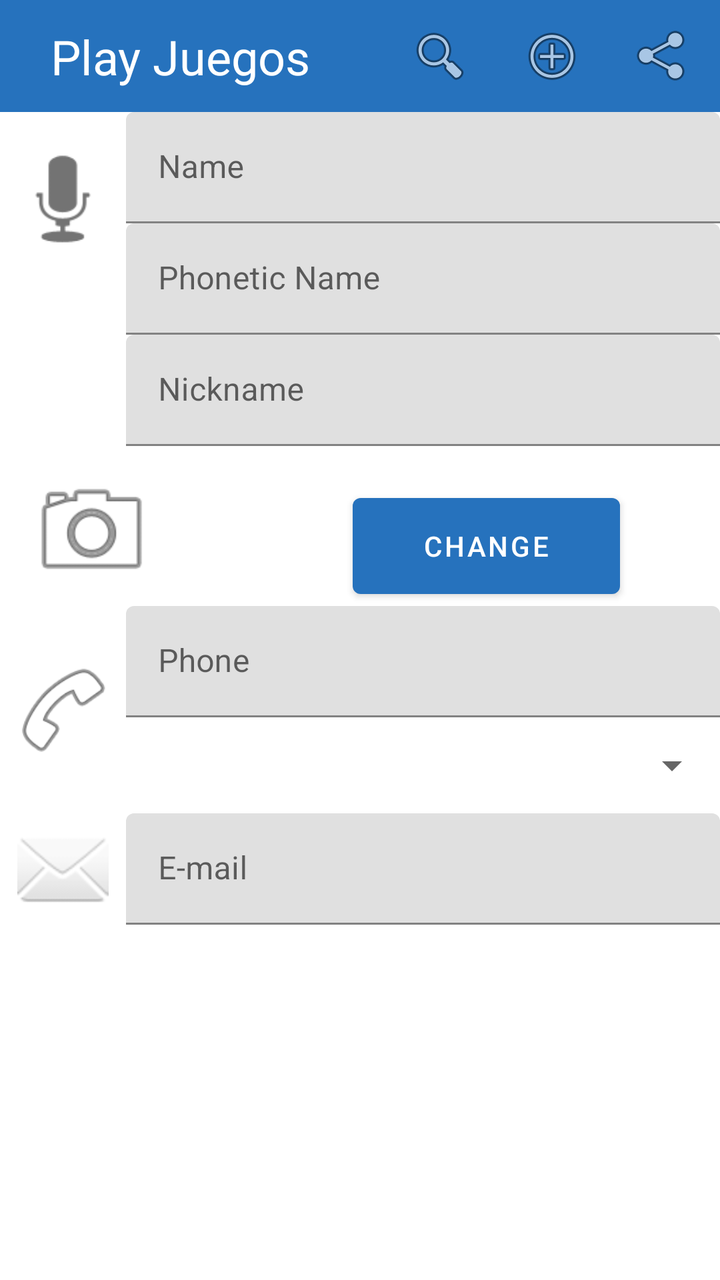
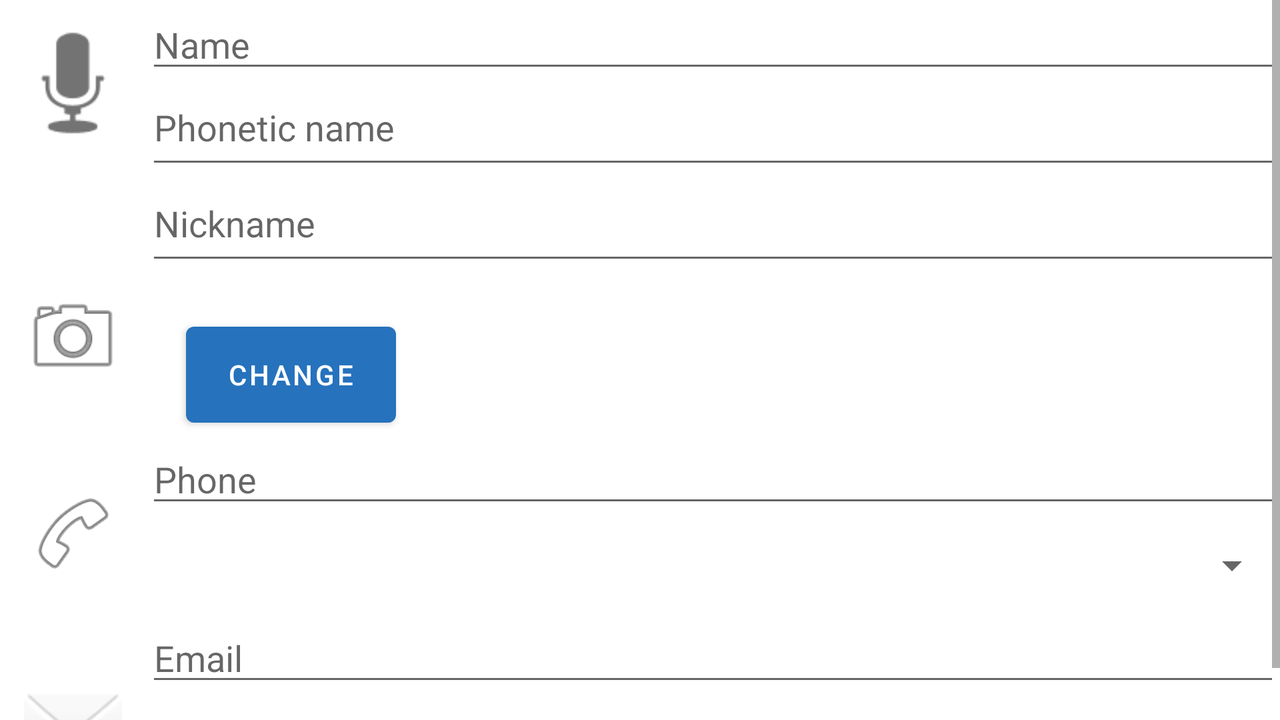

One screen, two layout resources from the same app: the default and the repository's alternative for another configuration. Each is rendered where Android would select it; the XML of both is given below.
<!-- AndroidManifest.xml: application theme Theme.PlayJuegos -->
<!-- res/layout/activity_new_player.xml -->
<?xml version="1.0" encoding="utf-8"?>
<androidx.constraintlayout.widget.ConstraintLayout xmlns:android="http://schemas.android.com/apk/res/android"
    xmlns:app="http://schemas.android.com/apk/res-auto"
    xmlns:tools="http://schemas.android.com/tools"
    android:layout_width="match_parent"
    android:layout_height="match_parent"
    android:background="#FFFFFF"
    tools:context=".NewPlayer">

    <androidx.appcompat.widget.Toolbar
        android:id="@+id/toolbar"
        android:layout_width="match_parent"
        android:layout_height="wrap_content"
        android:background="?attr/colorPrimary"
        app:layout_constraintStart_toStartOf="parent"
        app:layout_constraintTop_toTopOf="parent"
        app:titleTextColor="@color/black"
        />

    <TextView
        android:id="@+id/textView2"
        android:layout_width="wrap_content"
        android:layout_height="wrap_content"
        android:text="Play Juegos"
        android:textColor="#FFFFFF"
        android:textSize="24sp"
        app:layout_constraintBottom_toBottomOf="@+id/toolbar"
        app:layout_constraintEnd_toEndOf="parent"
        app:layout_constraintHorizontal_bias="0.11"
        app:layout_constraintStart_toStartOf="parent"
        app:layout_constraintTop_toTopOf="@+id/toolbar" />

    <TableLayout
        android:id="@+id/tableLayout"
        android:layout_width="0dp"
        android:layout_height="wrap_content"
        app:layout_constraintEnd_toEndOf="parent"
        app:layout_constraintStart_toStartOf="parent"
        app:layout_constraintTop_toBottomOf="@+id/toolbar">

        <TableRow
            android:layout_width="match_parent"
            android:layout_height="match_parent"
            android:layout_column="3">

            <ImageView
                android:id="@+id/imageView"
                android:layout_width="wrap_content"
                android:layout_height="67dp"
                android:layout_column="0"
                android:layout_marginTop="10dp"
                app:srcCompat="@android:drawable/ic_btn_speak_now" />

            <LinearLayout
                android:layout_width="match_parent"
                android:layout_height="wrap_content"
                android:layout_column="1"
                android:layout_span="100"
                android:layout_weight="3"
                android:orientation="vertical">

                <com.google.android.material.textfield.TextInputLayout
                    android:layout_width="match_parent"
                    android:layout_height="match_parent"
                    android:layout_weight="3">

                    <com.google.android.material.textfield.TextInputEditText
                        android:id="@+id/name"
                        android:layout_width="match_parent"
                        android:layout_height="wrap_content"
                        android:layout_weight="3"
                        android:hint="Name" />
                </com.google.android.material.textfield.TextInputLayout>

                <com.google.android.material.textfield.TextInputLayout
                    android:layout_width="match_parent"
                    android:layout_height="match_parent"
                    android:layout_weight="3">

                    <com.google.android.material.textfield.TextInputEditText
                        android:id="@+id/phoneticName"
                        android:layout_width="match_parent"
                        android:layout_height="wrap_content"
                        android:hint="Phonetic Name" />
                </com.google.android.material.textfield.TextInputLayout>

                <com.google.android.material.textfield.TextInputLayout
                    android:layout_width="match_parent"
                    android:layout_height="match_parent"
                    android:layout_weight="3">

                    <com.google.android.material.textfield.TextInputEditText
                        android:id="@+id/nicname"
                        android:layout_width="match_parent"
                        android:layout_height="wrap_content"
                        android:hint="Nickname" />
                </com.google.android.material.textfield.TextInputLayout>


            </LinearLayout>

        </TableRow>

        <TableRow
            android:layout_width="match_parent"
            android:layout_height="match_parent">

            <ImageView
                android:id="@+id/imageView2"
                android:layout_width="18dp"
                android:layout_height="65dp"
                android:layout_marginTop="10dp"
                android:layout_weight="1"
                android:adjustViewBounds="true"
                app:srcCompat="@android:drawable/ic_menu_camera" />

            <ImageView
                android:id="@+id/imageView6"
                android:layout_width="wrap_content"
                android:layout_height="match_parent"
                android:layout_weight="1"
                android:ellipsize="end"
                app:srcCompat="@drawable/ic_launcher_foreground" />

            <Button
                android:id="@+id/button5"
                android:layout_width="105dp"
                android:layout_height="60dp"
                android:layout_marginTop="20dp"
                android:layout_marginEnd="50dp"
                android:layout_weight="1"
                android:text="Change" />

        </TableRow>

        <TableRow
            android:layout_width="match_parent"
            android:layout_height="match_parent">

            <ImageView
                android:id="@+id/imageView3"
                android:layout_width="wrap_content"
                android:layout_height="match_parent"
                android:layout_margin="5dp"
                app:srcCompat="@android:drawable/ic_menu_call" />

            <LinearLayout
                android:layout_width="match_parent"
                android:layout_height="match_parent"
                android:layout_weight="3"
                android:orientation="vertical">

                <com.google.android.material.textfield.TextInputLayout
                    android:layout_width="match_parent"
                    android:layout_height="wrap_content">

                    <com.google.android.material.textfield.TextInputEditText
                        android:id="@+id/phone"
                        android:layout_width="match_parent"
                        android:layout_height="wrap_content"
                        android:hint="Phone" />

                </com.google.android.material.textfield.TextInputLayout>

                <Spinner
                    android:id="@+id/spinner"
                    android:layout_width="match_parent"
                    android:layout_height="wrap_content"
                    android:minHeight="48dp" />

            </LinearLayout>

        </TableRow>

        <TableRow
            android:layout_width="match_parent"
            android:layout_height="match_parent">

            <ImageView
                android:id="@+id/imageView4"
                android:layout_width="53dp"
                android:layout_height="match_parent"
                android:layout_margin="5dp"
                app:srcCompat="@android:drawable/ic_dialog_email" />

            <com.google.android.material.textfield.TextInputLayout
                android:layout_width="match_parent"
                android:layout_height="match_parent"
                android:layout_weight="3">

                <com.google.android.material.textfield.TextInputEditText
                    android:id="@+id/Email"
                    android:layout_width="match_parent"
                    android:layout_height="match_parent"
                    android:hint="E-mail" />
            </com.google.android.material.textfield.TextInputLayout>
        </TableRow>
    </TableLayout>

    <ImageButton
        android:id="@+id/imageButton"
        android:layout_width="wrap_content"
        android:layout_height="wrap_content"
        android:backgroundTint="#00FFFFFF"
        app:layout_constraintBottom_toBottomOf="@+id/toolbar"
        app:layout_constraintEnd_toStartOf="@+id/imageButton2"
        app:layout_constraintHorizontal_bias="1.0"
        app:layout_constraintStart_toStartOf="@+id/toolbar"
        app:layout_constraintTop_toTopOf="@+id/toolbar"
        app:srcCompat="@android:drawable/ic_menu_add" />

    <ImageButton
        android:id="@+id/imageButton2"
        android:layout_width="wrap_content"
        android:layout_height="wrap_content"
        android:backgroundTint="#00FFFFFF"
        app:layout_constraintBottom_toBottomOf="@+id/toolbar"
        app:layout_constraintEnd_toEndOf="parent"
        app:layout_constraintHorizontal_bias="1.0"
        app:layout_constraintStart_toStartOf="@+id/toolbar"
        app:layout_constraintTop_toTopOf="@+id/toolbar"
        app:srcCompat="@android:drawable/ic_menu_share" />

    <ImageButton
        android:id="@+id/imageButton3"
        android:layout_width="wrap_content"
        android:layout_height="wrap_content"
        android:backgroundTint="#00FFFFFF"
        app:layout_constraintBottom_toBottomOf="@+id/toolbar"
        app:layout_constraintEnd_toStartOf="@+id/imageButton"
        app:layout_constraintHorizontal_bias="1.0"
        app:layout_constraintStart_toStartOf="@+id/toolbar"
        app:layout_constraintTop_toTopOf="parent"
        app:srcCompat="@android:drawable/ic_menu_search" />

</androidx.constraintlayout.widget.ConstraintLayout>
<!-- resources referenced by this layout -->
<resources>
  <color name="black">#FF000000</color>
  <!-- from res/values-v23/ -->
  <style name="Theme.PlayJuegos" parent="Base.Theme.PlayJuegos">
          
          <item name="android:navigationBarColor">@android:color/transparent</item>
          <item name="android:statusBarColor">@android:color/transparent</item>
          <item name="android:windowLightStatusBar">?attr/isLightTheme</item>
      </style>
  <style name="Base.Theme.PlayJuegos" parent="Theme.MaterialComponents.Light.NoActionBar">
          
          <item name="colorAccent">@color/actionBar</item>
          <item name="colorPrimary">@color/actionBar</item>
          
      </style>
  <color name="actionBar">#2672BD</color>
</resources>
<!-- res/layout-land/activity_new_player.xml (the repository's variant of the layout above) -->
<!-- drawn on the phone turned sideways -->
<?xml version="1.0" encoding="utf-8"?>
<androidx.constraintlayout.widget.ConstraintLayout xmlns:android="http://schemas.android.com/apk/res/android"
    xmlns:app="http://schemas.android.com/apk/res-auto"
    xmlns:tools="http://schemas.android.com/tools"
    android:layout_width="match_parent"
    android:layout_height="match_parent"
    android:background="#FFFFFF"
    tools:context=".NewPlayer">

    <ScrollView
        android:id="@+id/scrollView2"
        android:layout_width="match_parent"
        android:layout_height="match_parent"
        app:layout_constraintStart_toStartOf="parent"
        app:layout_constraintTop_toTopOf="parent">

        <androidx.constraintlayout.widget.ConstraintLayout
            android:layout_width="match_parent"
            android:layout_height="match_parent">

            <LinearLayout
                android:id="@+id/linearLayout"
                android:layout_width="wrap_content"
                android:layout_height="wrap_content"
                android:orientation="vertical"
                app:layout_constraintBottom_toBottomOf="parent"
                app:layout_constraintStart_toStartOf="parent"
                app:layout_constraintTop_toTopOf="parent">

                <ImageView
                    android:id="@+id/imageView"
                    android:layout_width="73dp"
                    android:layout_height="83dp"
                    android:layout_column="0"
                    android:layout_marginBottom="60dp"
                    app:srcCompat="@android:drawable/ic_btn_speak_now" />

                <ImageView
                    android:id="@+id/imageView2"
                    android:layout_width="match_parent"
                    android:layout_height="51dp"
                    app:srcCompat="@android:drawable/ic_menu_camera" />

                <ImageView
                    android:id="@+id/imageView3"
                    android:layout_width="match_parent"
                    android:layout_height="45dp"
                    android:layout_marginTop="50dp"
                    app:srcCompat="@android:drawable/ic_menu_call" />

                <ImageView
                    android:id="@+id/imageView4"
                    android:layout_width="match_parent"
                    android:layout_height="49dp"
                    android:layout_marginTop="50dp"
                    app:srcCompat="@android:drawable/ic_dialog_email" />

            </LinearLayout>

            <LinearLayout
                android:id="@+id/linearLayout4"
                android:layout_width="0dp"
                android:layout_height="wrap_content"
                android:layout_column="1"
                android:layout_span="100"
                android:layout_weight="3"
                android:orientation="vertical"
                app:layout_constraintEnd_toEndOf="parent"
                app:layout_constraintStart_toEndOf="@+id/linearLayout"
                app:layout_constraintTop_toTopOf="parent">

                <EditText
                    android:id="@+id/phoneticName"
                    android:layout_width="match_parent"
                    android:layout_height="wrap_content"
                    android:layout_weight="3"
                    android:ems="10"
                    android:gravity="start"
                    android:hint="Name"
                    android:inputType="text" />

                <EditText
                    android:id="@+id/phoneticName2"
                    android:layout_width="match_parent"
                    android:layout_height="wrap_content"
                    android:layout_weight="3"
                    android:ems="10"
                    android:gravity="start"
                    android:hint="Phonetic name"
                    android:inputType="text"
                    android:minHeight="48dp" />

                <EditText
                    android:id="@+id/editTextText2"
                    android:layout_width="match_parent"
                    android:layout_height="wrap_content"
                    android:layout_weight="3"
                    android:ems="10"
                    android:gravity="start"
                    android:hint="Nickname"
                    android:inputType="text"
                    android:minHeight="48dp" />

            </LinearLayout>

            <LinearLayout
                android:id="@+id/linearLayout2"
                android:layout_width="0dp"
                android:layout_height="wrap_content"
                android:layout_weight="3"
                android:orientation="vertical"
                app:layout_constraintEnd_toEndOf="parent"
                app:layout_constraintStart_toEndOf="@+id/linearLayout"
                app:layout_constraintTop_toBottomOf="@+id/linearLayout4">

                <LinearLayout
                    android:layout_width="match_parent"
                    android:layout_height="match_parent"
                    android:orientation="horizontal">

                    <ImageView
                        android:id="@+id/imageView6"
                        android:layout_width="wrap_content"
                        android:layout_height="wrap_content"
                        app:srcCompat="@drawable/ic_launcher_foreground" />

                    <Button
                        android:id="@+id/button5"
                        android:layout_width="105dp"
                        android:layout_height="60dp"
                        android:layout_marginStart="20dp"
                        android:layout_marginTop="20dp"
                        android:text="Change" />
                </LinearLayout>

                <EditText
                    android:id="@+id/editTextText6"
                    android:layout_width="match_parent"
                    android:layout_height="wrap_content"
                    android:hint="Phone"
                    android:inputType="text"
                    tools:ignore="TouchTargetSizeCheck" />

                <Spinner
                    android:id="@+id/spinner"
                    android:layout_width="match_parent"
                    android:layout_height="wrap_content"
                    android:minHeight="48dp" />

                <EditText
                    android:id="@+id/editTextText7"
                    android:layout_width="match_parent"
                    android:layout_height="wrap_content"
                    android:hint="Email"
                    android:inputType="text"
                    tools:ignore="TouchTargetSizeCheck" />

            </LinearLayout>
        </androidx.constraintlayout.widget.ConstraintLayout>
    </ScrollView>

</androidx.constraintlayout.widget.ConstraintLayout>
<!-- resources referenced by the variant -->
<!-- as the phone turned sideways resolves them -->
<resources>
  <!-- from res/values-v23/ -->
  <style name="Theme.PlayJuegos" parent="Base.Theme.PlayJuegos">
          
          <item name="android:navigationBarColor">@android:color/transparent</item>
          <item name="android:statusBarColor">@android:color/transparent</item>
          <item name="android:windowLightStatusBar">?attr/isLightTheme</item>
      </style>
  <style name="Base.Theme.PlayJuegos" parent="Theme.MaterialComponents.Light.NoActionBar">
          
          <item name="colorAccent">@color/actionBar</item>
          <item name="colorPrimary">@color/actionBar</item>
          
      </style>
  <color name="actionBar">#2672BD</color>
</resources>
